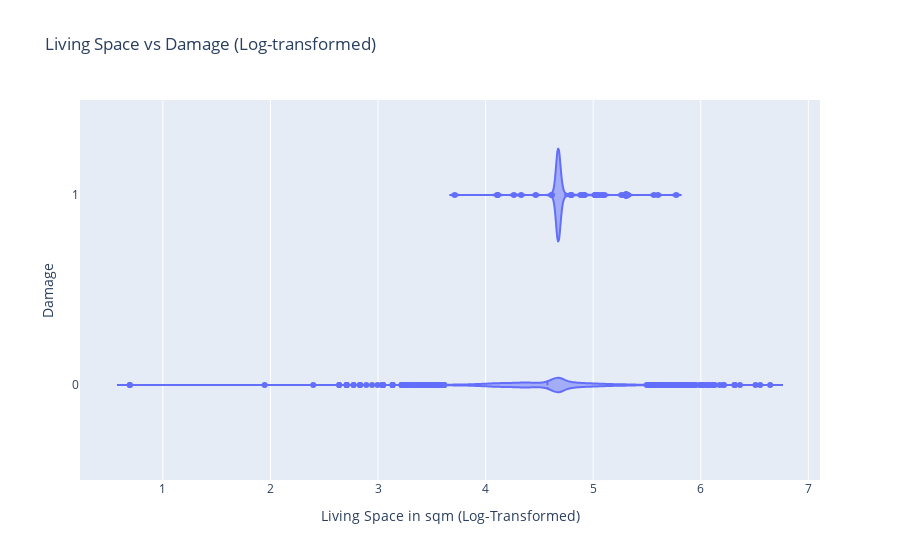

Here is the notebook cell this chart was saved with:
### Code cell
# Apply log transformation to wfl
df_sub_wfl = df_sub.copy()
df_sub_wfl['LOG_WFL'] = np.log(df['WFL'] + 1)  # Adding 1 to avoid log(0)

# Violin plot with log-transformed wfl
fig = px.violin(df_sub_wfl,
                x='LOG_WFL',
                y='DAMAGE',
                orientation='h',
                title='Living Space vs Damage (Log-transformed)',
                labels={'DAMAGE':'Damage', 'LOG_WFL':'Living Space in sqm (Log-Transformed)'}
                )

# Adding the mean
fig.update_traces(meanline_visible=True)
fig.show()

### Figure 1 — Plotly figure (JSON) as saved in the notebook; plotly's stock layout.template omitted (floating-point values rounded to 4 significant figures; data arrays with more than 128 entries replaced by an {"elided": "..."} marker saying what was removed)
{"data": [{"alignmentgroup": "True", "box": {"visible": false}, "hovertemplate": "Living Space in sqm (Log-Transformed)=%{x}<br>Damage=%{y}<extra></extra>", "legendgroup": "", "marker": {"color": "#636efa"}, "meanline": {"visible": true}, "name": "", "offsetgroup": "", "orientation": "h", "scalegroup": "True", "showlegend": false, "type": "violin", "x": {"elided": "8688 float values"}, "x0": " ", "xaxis": "x", "y": {"elided": "8688 int values"}, "y0": " ", "yaxis": "y"}], "layout": {"legend": {"tracegroupgap": 0}, "title": {"text": "Living Space vs Damage (Log-transformed)"}, "violinmode": "group", "xaxis": {"anchor": "y", "domain": [0, 1], "title": {"text": "Living Space in sqm (Log-Transformed)"}}, "yaxis": {"anchor": "x", "domain": [0, 1], "title": {"text": "Damage"}}}}
